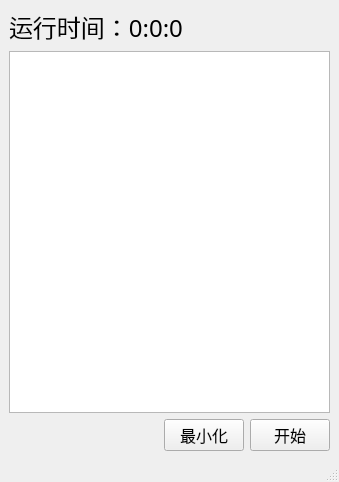
<?xml version="1.0" encoding="UTF-8"?>
<ui version="4.0">
 <class>MainWindow</class>
 <widget class="QMainWindow" name="MainWindow">
  <property name="geometry">
   <rect>
    <x>0</x>
    <y>0</y>
    <width>339</width>
    <height>482</height>
   </rect>
  </property>
  <property name="windowTitle">
   <string>日志同步工具</string>
  </property>
  <widget class="QWidget" name="centralwidget">
   <layout class="QVBoxLayout" name="verticalLayout">
    <item>
     <widget class="QLabel" name="lb_time">
      <property name="font">
       <font>
        <family>幼圆</family>
        <pointsize>18</pointsize>
        <weight>50</weight>
        <bold>false</bold>
       </font>
      </property>
      <property name="text">
       <string>运行时间：0:0:0</string>
      </property>
     </widget>
    </item>
    <item>
     <widget class="QTextEdit" name="te_log">
      <property name="font">
       <font>
        <family>幼圆</family>
        <pointsize>12</pointsize>
       </font>
      </property>
     </widget>
    </item>
    <item>
     <layout class="QHBoxLayout" name="horizontalLayout">
      <item>
       <spacer name="horizontalSpacer">
        <property name="orientation">
         <enum>Qt::Horizontal</enum>
        </property>
        <property name="sizeHint" stdset="0">
         <size>
          <width>40</width>
          <height>20</height>
         </size>
        </property>
       </spacer>
      </item>
      <item>
       <widget class="QPushButton" name="bt_mini">
        <property name="font">
         <font>
          <family>幼圆</family>
          <pointsize>12</pointsize>
         </font>
        </property>
        <property name="text">
         <string>最小化</string>
        </property>
       </widget>
      </item>
      <item>
       <widget class="QPushButton" name="bt_start">
        <property name="font">
         <font>
          <family>幼圆</family>
          <pointsize>12</pointsize>
         </font>
        </property>
        <property name="text">
         <string>开始</string>
        </property>
       </widget>
      </item>
     </layout>
    </item>
   </layout>
  </widget>
  <widget class="QMenuBar" name="menubar">
   <property name="geometry">
    <rect>
     <x>0</x>
     <y>0</y>
     <width>339</width>
     <height>23</height>
    </rect>
   </property>
  </widget>
  <widget class="QStatusBar" name="statusbar"/>
 </widget>
 <resources/>
 <connections/>
</ui>
